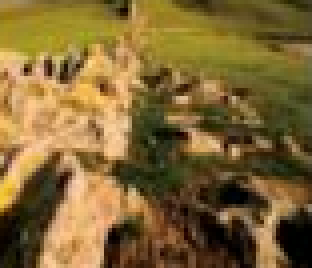
#> input picture darkchannel/tyut.png, 78 x 67 px (shown 4 times larger)
$ jupyter execute Untitled.ipynb
#> lines starting #> are read from the running program, lines starting #| are printed output that depends on the picture
[cell 1]
import numpy as np

[cell 2]
import cv2

[cell 3]
import matplotlib.pyplot as plt

[cell 4]
img = cv2.imread('tyut.png')
#> img is the input picture: shape (67, 78, 3); mean B, G, R 52.1, 102.4, 128.1

[cell 5]
def imshow(img, color='rgb'):
#> called with color = 'bgr'
    if color == 'bgr':
        plt.imshow(cv2.cvtColor(img, cv2.COLOR_BGR2RGB))
    elif color == 'rgb':
        plt.imshow(img)
    elif color == 'gray':
        plt.imshow(img, 'gray')
    plt.show()

[cell 6]
imshow(img, 'bgr')

[cell 7]
def get_dark_channel(img, padding_width=5):
#> called with padding_width = 5
    dark = np.zeros((img.shape[0], img.shape[1]))
    r = np.pad(img[:, :, 0], ((padding_width, padding_width), (padding_width, padding_width)), mode='edge')
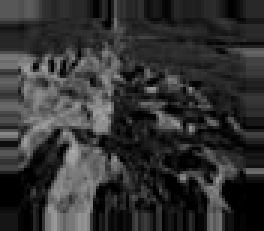
#> r: shape (77, 88) (shown 3 times larger); min 0, max 174, mean 50.1
    g = np.pad(img[:, :, 0], ((padding_width, padding_width), (padding_width, padding_width)), mode='edge')
    b = np.pad(img[:, :, 0], ((padding_width, padding_width), (padding_width, padding_width)), mode='edge')
    img_pad = np.stack((r, g, b), axis=2)
    for x in range(dark.shape[0]):
        for y in range(dark.shape[1]):
            dark[x, y]=np.min(img_pad[x:x+2*padding_width, y:y+2*padding_width, :])
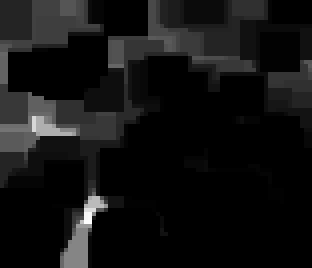
#> dark: shape (67, 78) float64 (shown 4 times larger); min 0, max 90, mean 6.5; drawn with min black and max white
    return dark

[cell 8]
dark = get_dark_channel(img)

[cell 9]
imshow(dark, 'gray')
